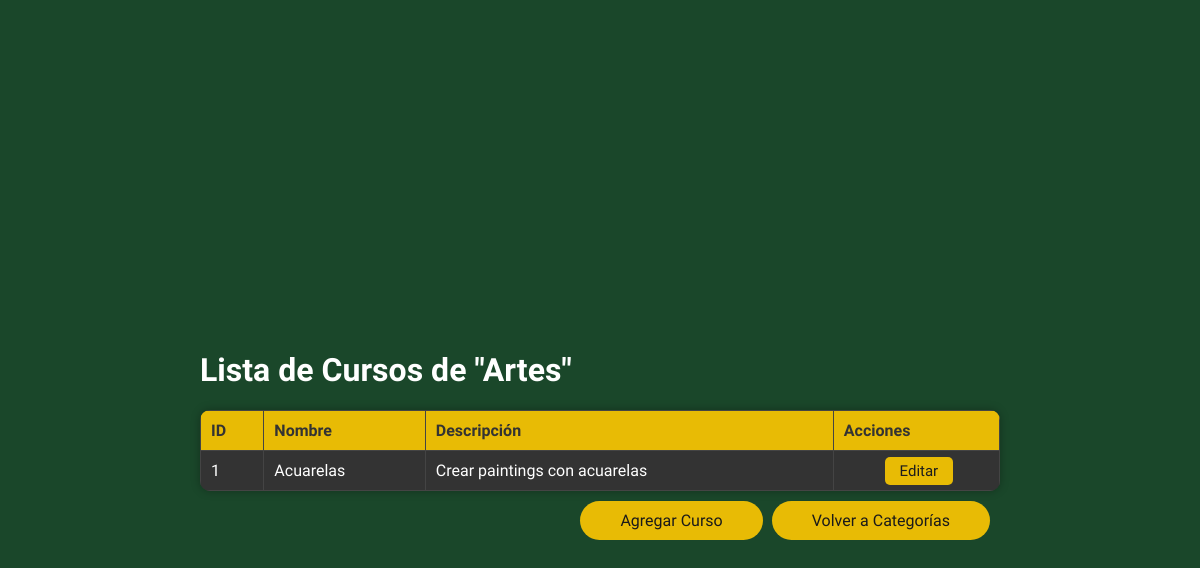
/cursos/1, run on an earlier commit of the app's database.
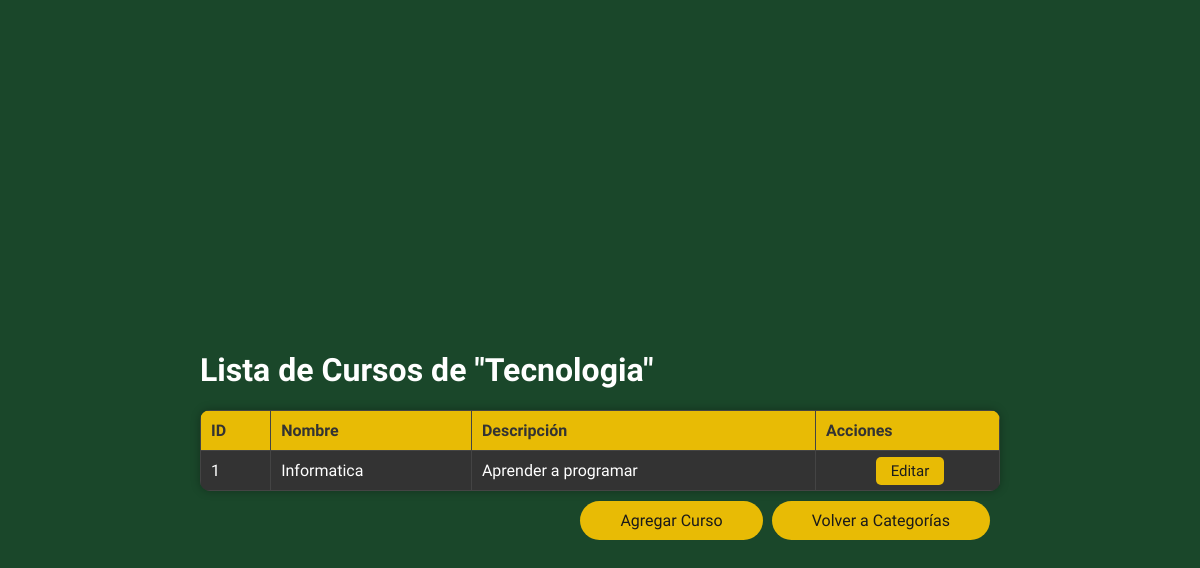
And on a later commit of the database.
### tables this page shows
CREATE TABLE Categoria (
    id_categoria INTEGER PRIMARY KEY AUTOINCREMENT,
    nombre VARCHAR(100) NOT NULL
);

CREATE TABLE Curso (
    id_curso INTEGER PRIMARY KEY AUTOINCREMENT,
    nombre_curso VARCHAR(200) NOT NULL,
    descripcion TEXT NOT NULL,
    id_categoria INTEGER,
    FOREIGN KEY(id_categoria) REFERENCES Categoria(id_categoria) ON DELETE RESTRICT
);

### app/views_P.py (the view)
@app.route('/cursos/<int:id_categoria>')
def cursos(id_categoria):
    conn = get_db()
    cursor = conn.execute('SELECT nombre FROM Categoria WHERE id_categoria = ?', (id_categoria,))
    categoria = cursor.fetchone()
    cursor = conn.execute('SELECT * FROM Curso WHERE id_categoria = ?', (id_categoria,))
    cursos = cursor.fetchall()
    conn.close()
    if categoria:
        nombre_categoria = categoria['nombre']
    else:
        nombre_categoria = 'Categoría no encontrada'
    return render_template('cursos.html', cursos=cursos, id_categoria=id_categoria, nombre_categoria=nombre_categoria)

### app/views_P.py (called while the page is built)
def get_db():
    db = getattr(g, '_database', None)
    if db is None:
        db = g._database = sqlite3.connect(DATABASE)
        db.row_factory = sqlite3.Row
    return db

@app.teardown_appcontext
def close_connection(exception):
    db = getattr(g, '_database', None)
    if db is not None:
        db.close()

### app/templates/cursos.html (shortened to what this page needs)
<!DOCTYPE html>
<html lang="es">
<head>
    <link rel="stylesheet" href="{{ url_for('static', filename='styles.css') }}">
</head>
<body>
    <div class="categorias-container">
        <h1>Lista de Cursos de "{{ nombre_categoria }}"</h1>
        {% if cursos %}
        <table>
            <tr>
                <th>ID</th>
                <th>Nombre</th>
                <th>Descripción</th>
                <th>Acciones</th>
            </tr>
            {% for curso in cursos %}
            <tr>
                <td>{{ curso.id_curso }}</td>
                <td>{{ curso.nombre_curso }}</td>
                <td>{{ curso.descripcion }}</td>
                <td class="acciones">
                    <a href="{{ url_for('edit_curso', id_curso=curso.id_curso) }}" class="button">Editar</a>
                </td>
            </tr>
            {% endfor %}
        </table>
        {% else %}
        <p>No hay cursos disponibles para esta categoría.</p>
        {% endif %}
        <div class="button-container">
            <a href="{{ url_for('add_curso', id_categoria=id_categoria) }}" class="button button-add">Agregar Curso</a>
            <a href="{{ url_for('categorias') }}" class="button button-back">Volver a Categorías</a>
        </div>
    </div>
</body>
</html>

What changed in the data, as far as the page shows it:
changed Categoria: nombre "Artes" → "Tecnologia"
changed Curso id 1: nombre_curso "Acuarelas" → "Informatica"; descripcion "Crear paintings con acuarelas" → "Aprender a programar"
